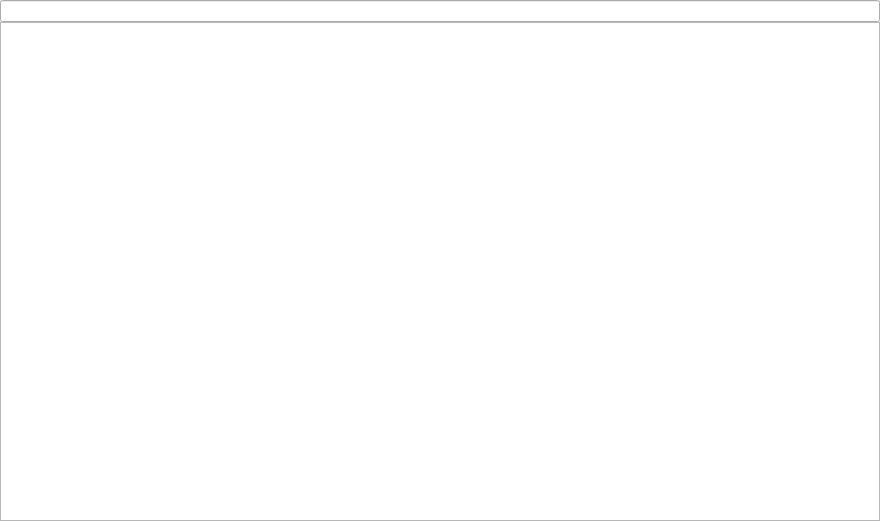
<?xml version="1.0" encoding="UTF-8"?>
<ui version="4.0">
 <class>HeadersForm</class>
 <widget class="QWidget" name="HeadersForm">
  <property name="geometry">
   <rect>
    <x>0</x>
    <y>0</y>
    <width>880</width>
    <height>521</height>
   </rect>
  </property>
  <layout class="QVBoxLayout" name="verticalLayout">
   <property name="spacing">
    <number>0</number>
   </property>
   <property name="leftMargin">
    <number>0</number>
   </property>
   <property name="topMargin">
    <number>0</number>
   </property>
   <property name="rightMargin">
    <number>0</number>
   </property>
   <property name="bottomMargin">
    <number>0</number>
   </property>
   <item>
    <widget class="QLineEdit" name="headerLine"/>
   </item>
   <item>
    <widget class="QTableView" name="headersTable"/>
   </item>
  </layout>
 </widget>
 <resources/>
 <connections/>
</ui>
